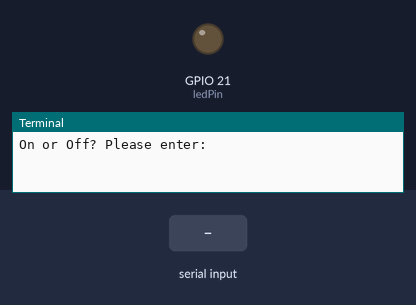
A program run on a simulated Raspberry Pi (BCM pin numbers). Parts: output pins drawn as LEDs (lit = HIGH), the last lines printed to the terminal. The test bench sets the inputs (shaded band).

Above: at 1.2 s.
1.3 s: "On" typed at the terminal
At 1.8 s:
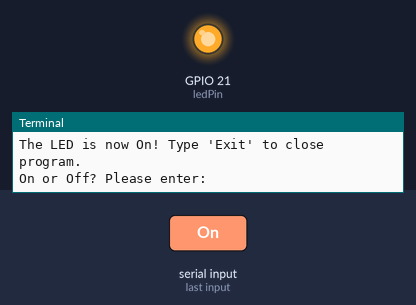
2.8 s: "Off" typed at the terminal
At 4.2 s:
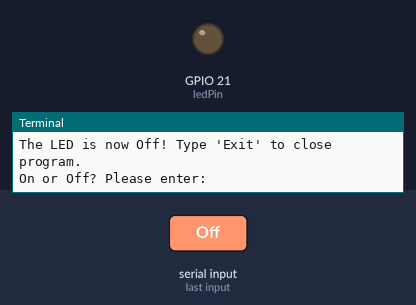
Timing chart, 0 to 5.8 s (numbered marks = the images above; inputs shaded):
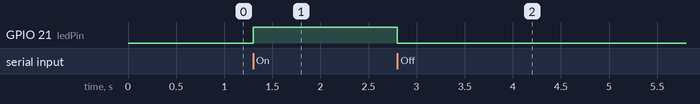

The program:

trial.py
```python
import RPi.GPIO as GPIO
import time
import sys
ledPin = 21
GPIO.setmode(GPIO.BCM)
GPIO.setup(ledPin, GPIO.OUT)

x = 1
while x == 1:
    var = raw_input("On or Off? Please enter: ")
    if var == "On":
        GPIO.output(ledPin, GPIO.HIGH)
        print("The LED is now " + var + "! Type 'Exit' to close program.")
    elif var == "Off":
        GPIO.output(ledPin, GPIO.LOW)
        print("The LED is now " + var + "! Type 'Exit' to close program.")
    elif var == "Exit":
        sys.exit()
    else:
        print("Please enter either 'On' or 'Off'.")
```

Measured:
- after the input at 1.3 s, GPIO 21 (ledPin): LOW → HIGH at once
- after the input at 2.8 s, GPIO 21 (ledPin): HIGH → LOW at once
